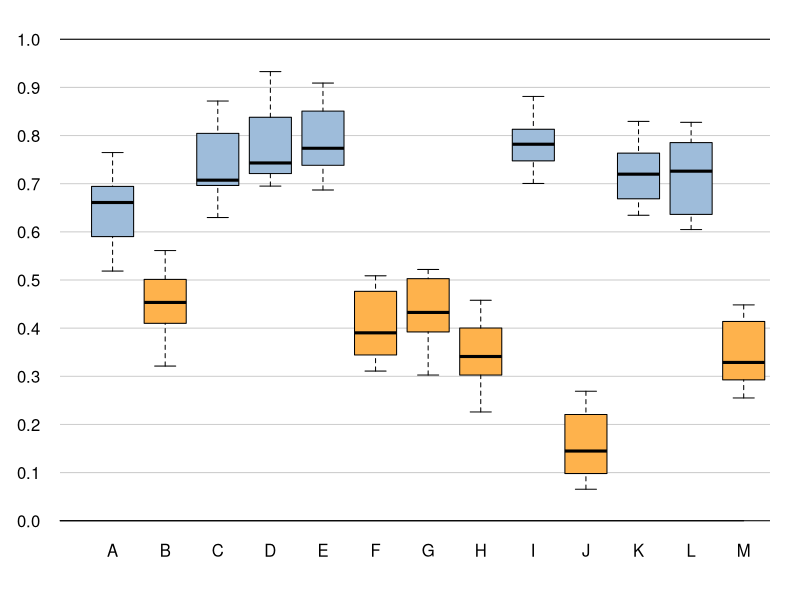

Source code (R):
## ---- chunk 1
# ========================================================
# Data
# ========================================================
# setting seed for random numbers
set.seed(777)

# generate random data
Data = matrix(NA, 15, 13)
for (i in 1:13) {
  Data[,i] = (3/4) * runif(1) + runif(15)/4  
}
dimnames(Data) = list(1:15, toupper(letters[1:13]))

# colors
cols= rep("#FEB24C", 13)
cols[colMeans(Data) > 0.5] = "#9EBCDA"
## ---- chunk 2
# ========================================================
# Plot
# ========================================================
# set graphic margins
op = par(mar = c(3, 3, 1, 1.5))
# call new plot
plot.new()
# define plot window
plot.window(xlim = c(0, 13.5), ylim = c(0, 1), xaxs = "i")
# add x axis
axis(side = 1, pos = 0, at = 0:13, labels = c("", colnames(Data)), 
     lwd.ticks = 0, cex.axis = 1)
# add y axis
axis(side = 2, pos = 0, at = seq(from=0, to=1, by=0.1), lwd = 0, 
     las = 2, cex.axis = 1)
# add horizontal lines
abline(h = seq(from=0.1, to=1, by=0.1), col = "gray80")
abline(h = c(0, 1))
# boxplot
boxplot(Data, col = cols, axes = FALSE, xlim = c(0,13), 
        notch = FALSE, add = TRUE)
# turn off par
par(op)
## ---- chunk 3

